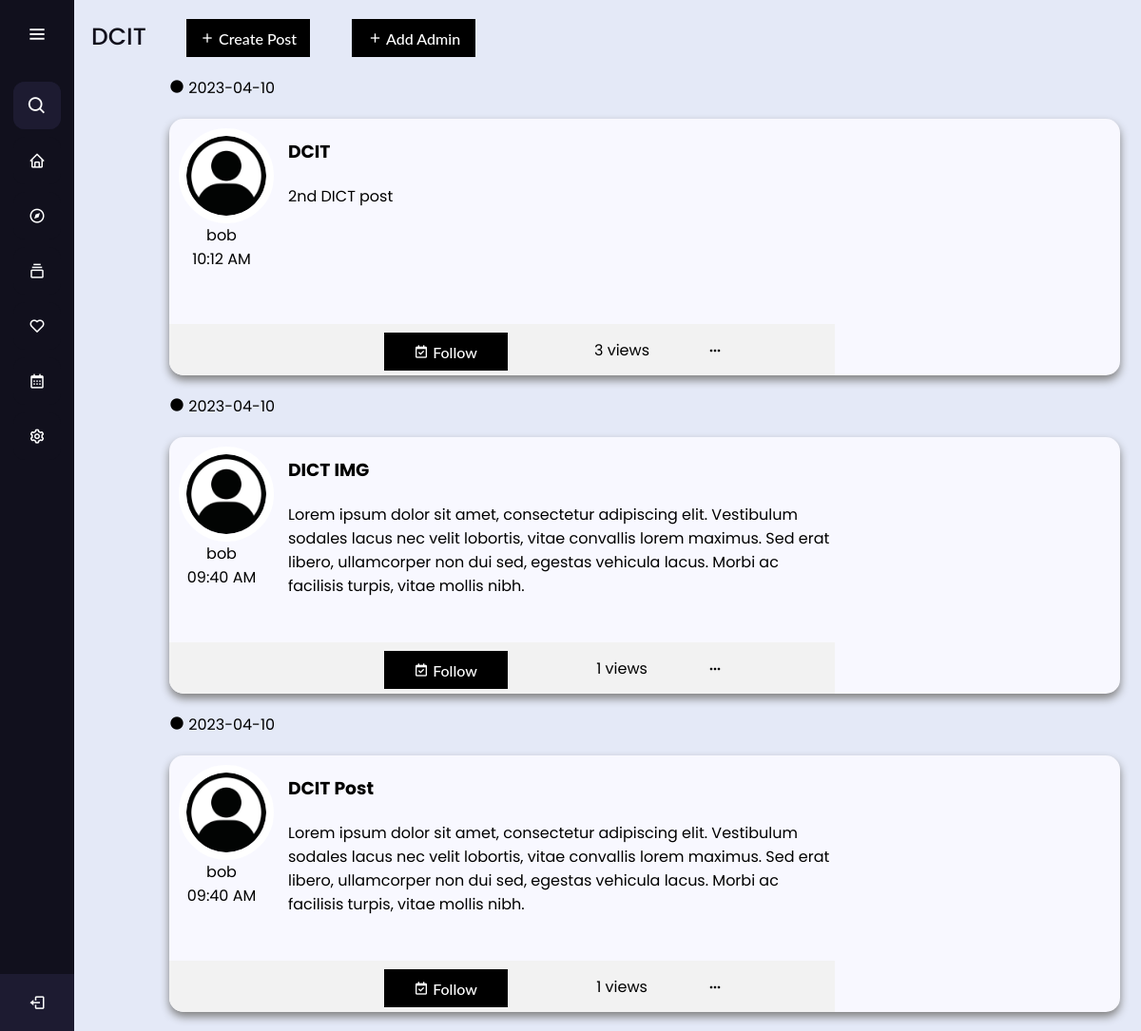
The app's page /board1 (signed in) with its own data.
### App/models.py (models this page shows, shortened)
class Board(db.Model):
  id = db.Column(db.Integer, primary_key=True, autoincrement=True)
  title = db.Column(db.String(64), nullable=False)
  faculty = db.Column(db.String(8), nullable=False)
  dept = db.Column(db.String(8), nullable=True)
  image = db.Column(db.Boolean)
  imageLocation = db.Column(db.String(256), nullable=True)
  subscribers = db.Column(db.Integer, nullable=True, default = 1)
  posts = db.relationship('Post', backref='b')

class Post(db.Model):
  id = db.Column(db.Integer, primary_key=True, autoincrement=True)
  bID = db.Column(db.Integer, db.ForeignKey('board.id'), nullable=False)
  owner = db.Column(db.String(64), db.ForeignKey('user.id'))
  title = db.Column(db.String(64), nullable=False)
  message = db.Column(db.String(2048), nullable=False)
  faculty = db.Column(db.String(8), nullable=False)
  dept = db.Column(db.String(8), nullable=True)
  dateCreated = db.Column(db.DateTime, nullable=False, default=datetime.utcnow)
  image = db.Column(db.Boolean)
  imageLocation = db.Column(db.String(256), nullable=True)
  event = db.Column(db.Boolean)
  startDate = db.Column(db.Date,  default=date.today, index=True)
  endDate = db.Column(db.Date,  default=date.today, index=True)
  schedulePostDate = db.Column(db.DateTime,  default=datetime.utcnow, index=True)
  scheduledDeleteDate = db.Column(db.DateTime,  default=datetime.utcnow, index=True, nullable=True)
  viewCount = db.Column(db.Integer, nullable=True, default = 0)
  def toDict(self):
    return{
      "id": self.id,
      "bID": self.bID,
      "owner": self.owner,
      "title": self.title,
      "message": self.message,
      "faculty": self.faculty,
      "dept": self.dept,
      "image": self.image,
      "imageLocation": self.imageLocation,
      "dateCreated": self.dateCreated,
      "startDate" : self.startDate,
      "endDate" : self.endDate,
      "schedulePostDate" : self.schedulePostDate,
      "scheduledDeleteDate" : self.scheduledDeleteDate,
      "viewCount": self.viewCount
    }

class User(db.Model, UserMixin):
  id = db.Column(db.Integer, primary_key=True)
  username = db.Column(db.String(64), unique=True, nullable=False)
  email = db.Column(db.String(64), nullable=False)
  password = db.Column(db.String(64), nullable=False)
  isAdmin = db.Column(db.Boolean, nullable=True)

### App/main.py (the view)
@app.route('/board<bID>', methods=['GET'])
def board(bID):
  if (current_user.is_authenticated == False):
    return redirect(url_for('login'))
  currentSysDateTime = datetime.datetime.now()
  board = db.session.get(Board, bID)
  posts = Post.query.filter(Post.schedulePostDate<=currentSysDateTime, Post.scheduledDeleteDate>=currentSysDateTime)
  posts = Post.query.filter_by(bID=bID)
  subscribers = Subscriber.query.filter_by(user=current_user.id)
  subscribers = [entry.toDict() for entry in subscribers]
  posts = posts.order_by(Post.schedulePostDate.desc())
  posts = [entry.toDict() for entry in posts]
  boardId = bID
  return render_template("boardPosts.html",
    boardID=boardId,
    board=board,
    posts=posts,
    subscribers = subscribers
  )

### App/main.py (called while the page is built)
@login_manager.user_loader
def load_user(user_id):
  return User.query.get(int(user_id))

@app.context_processor
def base():
  searchPost = SearchForm()
  return dict(form=searchPost)

### App/models.py (called while the page is built)
  def toDict(self):
    return{
      "id": self.id,
      "board": self.board,
      "user": self.user,
      "isAdmin": self.isAdmin,
      "isSubscribed" : self.isSubscribed
    }

### App/templates/boardPosts.html (shortened to what this page needs)
<!DOCTYPE html>
<html lang="en" dir="ltr">
  <head>
    <link rel="stylesheet" href="./static/css/test.css">
    <link href="static/css/post.css" rel="stylesheet" type="text/css" />
    <link href='https://unpkg.com/boxicons@2.0.7/css/boxicons.min.css' rel='stylesheet'>
   </head>
<body>
  <div class="sidebar">
    <div class="logo-details">
        <i class='bx bx-menu' id="btn" ></i>
    </div>
    <ul class="nav-list">
      <li>
        <i class='bx bx-search'></i>
        <form method="POST" action="{{ url_for('search') }}" class="d-flex"> {{ form.hidden_tag() }}
        </form>
      </li>
      <li>
        <a href="{{ url_for('home') }}">
          <i class='bx bx-home'></i>
        </a>
      </li>
      <li>
       <a href="{{ url_for('feed', uID = current_user.id, sortF = None, sortD = None) }}">
         <i class='bx bx-compass' ></i>
       </a>
     </li>
     <li>
       <a href="{{ url_for('boards') }}">
         <i class='bx bx-collection' ></i>
       </a>
     </li>
     <li>
      <a href="{{ url_for('savedBoards') }}">
        <i class='bx bx-heart' ></i>
      </a>
    </li>
     <li>
       <a href="{{ url_for('cal') }}">
         <i class='bx bx-calendar' ></i>
       </a>
     </li>
     <li>
       <a href="#">
         <i class='bx bx-cog' ></i>
       </a>
     </li>
     <li class="profile">
         <div class="profile-details">
           <div class="name_job">
             <div class="name">{{ current_user.username }}</div>
           </div>
         </div>
         <div>
          <a href="{{ url_for('logout') }}">
            <i class='bx bx-log-out' id="log_out"></i>
          </a>
        </div>
     </li>
    </ul>
  </div>
  <section class="home-section">
    <div class="button-container">
      <div class="left-side">
        <div class="text">{{ board.title }}</div>
        {% block button %}
        {% for subscriber in subscribers %}
          {% if board.id == subscriber.board %}
            {% if subscriber.isAdmin == true %}
              <a href="{{ url_for('createPost', bID = board.id ) }}">
                <button class="custom-btn btn-5"><i class='bx bx-plus'></i> Create Post</button>
              </a>
              <a href="{{ url_for('add_admin') }}">
                <button class="custom-btn btn-5"><i class='bx bx-plus'></i> Add Admin</button>
              </a>
            {% endif %}
          {% endif %}
        {% endfor %}
        {% endblock %}
      </div>
    </div>
      <main>
        <div class="container-post">
        {% block content %}
        {% for post in posts %}
            <div class="for-date">
                <p class="the-date"><i class='bx bxs-circle'></i> {{post.schedulePostDate.strftime('%Y-%m-%d') }}</p>
                <div class="card">
                  <div class="card-left">
                    <div class="card-top">
                      <div class="top-left">
                        <div class="profile-image">
                          <img src="static/images/defaultProfile.jpg" alt="">
                          <p class="name">{{current_user.username }}</p>
                          <p class="time">{{post.schedulePostDate.strftime('%I:%M %p') }}</p>
                        </div>
                      </div>
                      <div class="top-right">
                        <a href="{{ url_for('viewPost',pID = post.id )}}">
                        <div class="card-content">
                          <h3 class="title">{{ post.title }}</h3>
                          <p>{{ post.message | safe }}</p>
                        </div>
                      </a>
                      </div>
                    </div>
                    <div class="card-bot">
                      <div class="card-bot-left">
                        <p class="board-name">
                        </p>
                      </div>
                      <div class="card-bot-mid">
                        <div class="card-footer">
                          <a href="{{ url_for('follow', pID = post.id )  }}">
                            <button class="custom-btn btn-5"><i class='bx bx-calendar-check'></i> Follow</button>
                          </a>
                        </div>
                      </div>
                      <div class="card-bot-right-mid">
                        <p class="views">{{post.viewCount}} views</p>
                      </div>
                      <div class="card-bot-right-right">
                        <i class='bx bx-dots-horizontal-rounded'></i>
                      </div>
                    </div>
                  </div>
                  <div class="card-right">
                  </div>
                </div>
        {% endfor %}
        {% endblock %}
            </div>
        </div>
      </main>
  </section>
</body>
</html>

### App/static/css/test.css (style rules this page uses)
* { margin: 0; padding: 0; box-sizing: border-box; font-family: "Poppins" , sans-serif; }
.sidebar { position: fixed; left: 0; top: 0; height: 100%; width: 78px; background: #11101D; padding: 6px 14px; z-index: 99; transition: all 0.5s ease; }
.sidebar .logo-details { height: 60px; display: flex; align-items: center; position: relative; }
.sidebar .logo-details #btn { position: absolute; top: 50%; right: 0; transform: translateY(-50%); font-size: 22px; transition: all 0.4s ease; font-size: 23px; text-align: center; cursor: pointer; transition: all 0.5s ease; }
.sidebar i { color: #fff; height: 60px; min-width: 50px; font-size: 28px; text-align: center; line-height: 60px; }
.sidebar .nav-list { margin-top: 20px; height: 100%; }
.sidebar li { position: relative; margin: 8px 0; list-style: none; }
.sidebar .bx-search { position: absolute; top: 50%; left: 0; transform: translateY(-50%); font-size: 22px; background: #1d1b31; color: #FFF; }
.sidebar li a { display: flex; height: 100%; width: 100%; border-radius: 12px; align-items: center; text-decoration: none; transition: all 0.4s ease; background: #11101D; }
.sidebar li i { height: 50px; line-height: 50px; font-size: 18px; border-radius: 12px; }
.sidebar li.profile { position: fixed; height: 60px; width: 78px; left: 0; bottom: -8px; padding: 10px 14px; background: #1d1b31; transition: all 0.5s ease; overflow: hidden; }
.sidebar li .profile-details { display: flex; align-items: center; flex-wrap: nowrap; }
.sidebar li.profile .name, .sidebar li.profile .job { font-size: 15px; font-weight: 400; color: #fff; white-space: nowrap; }
.sidebar .profile #log_out { position: absolute; top: 50%; right: 0; transform: translateY(-50%); background: #1d1b31; width: 100%; height: 60px; line-height: 60px; border-radius: 0px; transition: all 0.5s ease; }
.home-section { position: relative; background: #E4E9F7; height: 100vh; top: 0; left: 78px; width: calc(100% - 78px); transition: all 0.5s ease; overflow-y: auto; }
.home-section .text { display: inline-block; color: #11101d; font-size: 25px; font-weight: 500; margin: 18px }
.button-container { display: flex; }
button { margin: 20px; outline: none; }
.custom-btn { width: 130px; height: 40px; padding: 10px 25px; border: 2px solid #000; font-family: 'Lato', sans-serif; font-weight: 500; font-size: 16px; background: transparent; cursor: pointer; transition: all 0.3s ease; position: relative; display: inline-block; }
.btn-5 { background: #000; color: #fff; line-height: 42px; padding: 0; border: none; }
.btn-5:before, .btn-5:after { content:''; position:absolute; top:0; right:0; height:2px; width:0; background: #000; transition:400ms ease all; }
.btn-5:after { right:inherit; top:inherit; left:0; bottom:0; }
.button-container { display: flex; justify-content: space-between; align-items: center; }

### App/static/css/post.css (style rules this page uses)
.card { position: relative; font-family: "Candara", sans-serif; width: 1000px; height: 270px; margin: 20px; margin-left: 100px; overflow: hidden; border-radius: 15px; box-shadow: 0px 5px 10px gray; display: flex; flex-direction: row; transition-duration: 0.4s; transition-property: transform; background-color: ghostwhite; }
.card-content { margin-left: 15px; width: 578px; height: 300px; }
.title { padding-top: 20px; padding-bottom: 20px; }
.profile-image img { z-index: 1; width: 100px; height: 100px; position: relative; display: block; margin-left: 10px; margin-right: auto; margin-top: 10px; border-radius: 100px; border: 8px solid #fff; transition-duration: 0.4s; transition-property: transform; }
.name { text-align: center; }
.time { text-align: center; }
.card-footer { padding: 0px; display: flex; justify-content: center; }
.card-footer button { margin-top: 9px; }
.card-left { flex-grow: 1; padding-left: 0px; }
.card-right { width: 30%; }
.card-top { display: flex; position: absolute; width: 70%; height: 80%; }
.card-bot { position: absolute; display: flex; bottom: 0; width: 70%; background-color: #f2f2f2; height: 20%; }
.card-bot-left { width: 25%; }
.card-bot-mid { width: 33%; }
.card-bot-right-mid { width: 20%; }
.card-bot-right-right .bx-dots-horizontal-rounded { padding: 20px; }
.board-name { text-align: center; padding: 15px; }
.views { text-align: center; padding: 15px; }
.the-date { padding-left: 100px; }
a { color: black; text-decoration: none; }

### records on screen
Board: title "DCIT"
Post: schedulePostDate "2023-04-10", schedulePostDate "10:12 AM", title "DCIT", message "2nd DICT post", viewCount "3"
User: username "bob"
Post: schedulePostDate "2023-04-10", schedulePostDate "09:40 AM", title "DICT IMG", message "Lorem ipsum dolor sit amet, consectetur adipiscing elit. Vestibulum sodales lacus nec velit lobortis, vitae convallis lorem maximus. Sed erat libero, ullamcorper non dui sed, egestas vehicula lacus. Morbi ac facilisis turpis, vitae mollis nibh.", viewCount "1"
Post: schedulePostDate "2023-04-10", schedulePostDate "09:40 AM", title "DCIT Post", message "Lorem ipsum dolor sit amet, consectetur adipiscing elit. Vestibulum sodales lacus nec velit lobortis, vitae convallis lorem maximus. Sed erat libero, ullamcorper non dui sed, egestas vehicula lacus. Morbi ac facilisis turpis, vitae mollis nibh.", viewCount "1"
